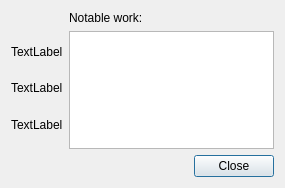
<?xml version="1.0" encoding="UTF-8"?>
<ui version="4.0">
 <class>sciinfo</class>
 <widget class="QDialog" name="sciinfo">
  <property name="geometry">
   <rect>
    <x>0</x>
    <y>0</y>
    <width>285</width>
    <height>188</height>
   </rect>
  </property>
  <property name="windowTitle">
   <string>Information</string>
  </property>
  <layout class="QVBoxLayout" name="verticalLayout_4">
   <item>
    <layout class="QVBoxLayout" name="verticalLayout_3">
     <item>
      <layout class="QHBoxLayout" name="horizontalLayout">
       <item>
        <layout class="QVBoxLayout" name="verticalLayout">
         <item>
          <spacer name="verticalSpacer">
           <property name="orientation">
            <enum>Qt::Vertical</enum>
           </property>
           <property name="sizeHint" stdset="0">
            <size>
             <width>20</width>
             <height>40</height>
            </size>
           </property>
          </spacer>
         </item>
         <item>
          <spacer name="verticalSpacer_5">
           <property name="orientation">
            <enum>Qt::Vertical</enum>
           </property>
           <property name="sizeHint" stdset="0">
            <size>
             <width>20</width>
             <height>40</height>
            </size>
           </property>
          </spacer>
         </item>
         <item>
          <widget class="QLabel" name="label_name">
           <property name="text">
            <string>TextLabel</string>
           </property>
           <property name="scaledContents">
            <bool>true</bool>
           </property>
          </widget>
         </item>
         <item>
          <spacer name="verticalSpacer_2">
           <property name="orientation">
            <enum>Qt::Vertical</enum>
           </property>
           <property name="sizeHint" stdset="0">
            <size>
             <width>20</width>
             <height>40</height>
            </size>
           </property>
          </spacer>
         </item>
         <item>
          <widget class="QLabel" name="label_born">
           <property name="text">
            <string>TextLabel</string>
           </property>
          </widget>
         </item>
         <item>
          <spacer name="verticalSpacer_3">
           <property name="orientation">
            <enum>Qt::Vertical</enum>
           </property>
           <property name="sizeHint" stdset="0">
            <size>
             <width>20</width>
             <height>40</height>
            </size>
           </property>
          </spacer>
         </item>
         <item>
          <widget class="QLabel" name="label_gender">
           <property name="text">
            <string>TextLabel</string>
           </property>
          </widget>
         </item>
         <item>
          <spacer name="verticalSpacer_4">
           <property name="orientation">
            <enum>Qt::Vertical</enum>
           </property>
           <property name="sizeHint" stdset="0">
            <size>
             <width>20</width>
             <height>40</height>
            </size>
           </property>
          </spacer>
         </item>
        </layout>
       </item>
       <item>
        <layout class="QVBoxLayout" name="verticalLayout_2">
         <item>
          <widget class="QLabel" name="label_worked_on">
           <property name="text">
            <string>Notable work:</string>
           </property>
          </widget>
         </item>
         <item>
          <widget class="QListWidget" name="list_related_comps">
           <property name="autoFillBackground">
            <bool>true</bool>
           </property>
          </widget>
         </item>
        </layout>
       </item>
      </layout>
     </item>
     <item alignment="Qt::AlignRight">
      <widget class="QPushButton" name="button_close">
       <property name="text">
        <string>Close</string>
       </property>
      </widget>
     </item>
    </layout>
   </item>
  </layout>
 </widget>
 <resources/>
 <connections/>
</ui>
